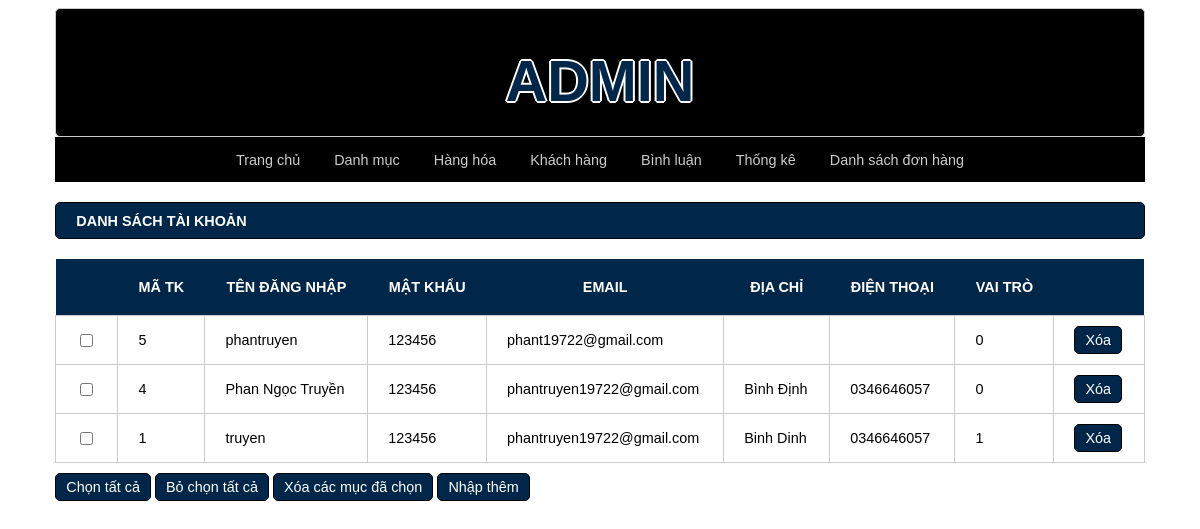
The app's page /admin/index.php?act=dskh with its own data.
### tables this page shows
CREATE TABLE `taikhoan` (
  `id` int(10) NOT NULL,
  `user` varchar(50) NOT NULL,
  `pass` varchar(50) NOT NULL,
  `email` varchar(255) NOT NULL,
  `address` varchar(255) DEFAULT NULL,
  `tel` varchar(20) DEFAULT NULL,
  `role` tinyint(4) NOT NULL DEFAULT 0
);

### model/pdo.php (called while the page is built, shortened)
<?php
function pdo_get_connection(){
    $dburl = "mysql:host=localhost;dbname=duanmau2021;charset=utf8";
    $username = 'root';
    $password = '';
    $conn = new PDO($dburl, $username, $password);
    $conn->setAttribute(PDO::ATTR_ERRMODE, PDO::ERRMODE_EXCEPTION);
    return $conn;
}
function pdo_query($sql){
    $sql_args = array_slice(func_get_args(), 1);
    try{
        $conn = pdo_get_connection();
        $stmt = $conn->prepare($sql);
        $stmt->execute($sql_args);
        $rows = $stmt->fetchAll();
        return $rows;
    }
    catch(PDOException $e){
        throw $e;
    }
    finally{
        unset($conn);
    }
}

### model/taikhoan.php (called while the page is built, shortened)
<?php
function loadall_taikhoan(){
    $sql="select * from taikhoan order by id desc";
    $listtaikhoan=pdo_query($sql);
    return $listtaikhoan;
}
?>

### admin/taikhoan/list.php (the view, shortened to what this page needs)
<div class="row">
            <div class="row frmtitle">
                <H1>DANH SÁCH TÀI KHOẢN</H1>
            </div>
            <div class="row frmcontent">
                <div class="row mb10 frmdsloai" >
                    <table>
                        <tr>
                            <th></th>
                            <th>MÃ TK</th>
                            <th>TÊN ĐĂNG NHẬP</th>
                            <th>MẬT KHẨU</th>
                            <th>EMAIL</th>
                            <th>ĐỊA CHỈ</th>
                            <th>ĐIỆN THOẠI</th>
                            <th>VAI TRÒ</th>
                            <th></th>
                        </tr>
                        <?php
                            foreach ($listtaikhoan as $taikhoan) {
                                extract($taikhoan);
                                $xoatk="index.php?act=xoatk&id=".$id;
                                echo '<tr>
                                        <td><input type="checkbox" name="" id=""></td>
                                        <td>'.$id.'</td>
                                        <td>'.$user.'</td>
                                        <td>'.$pass.'</td>
                                        <td>'.$email.'</td>
                                        <td>'.$address.'</td>
                                        <td>'.$tel.'</td>
                                        <td>'.$role.'</td>
                                        <td><a href="'.$xoatk.'"><input type="button" value="Xóa"></a></td>
                                    </tr>';
                            }
                        ?>
                    </table>
                </div>
                <div class="row mb10">
                    <input type="button" value="Chọn tất cả">
                    <input type="button" value="Bỏ chọn tất cả">
                    <input type="button" value="Xóa các mục đã chọn">
                    <a href="index.php?act=adddm"><input type="button" value="Nhập thêm"></a>
                </div>
            </div>
        </div>

### view/css/style.css (style rules this page uses)
* { box-sizing: border-box; font-family: sans-serif; font-size: 1.2vw; text-decoration: none; list-style: none; }
.row { float: left; width: 100%; }
.mb10 { margin-bottom: 10px; }
.formtaikhoan input[type="submit"], .frmcontent input[type="submit"], .formtaikhoan input[type="reset"], .frmcontent input[type="reset"], .frmcontent input[type="button"] { border-radius: 5px; padding: 5px 10px; background-color: #00274a; border: 1px black solid; color: white; }
.frmtitle { border-left: 1px black solid; border-right: 1px black solid; border-bottom: 1px black solid; background-color: #00274a; border: 1px black solid; color: white; border-radius: 5px; padding: 0px 20px; }
.frmcontent { padding: 20px 0px; }
.frmdsloai table { width: 100%; border-collapse: collapse; }
.frmdsloai table th { padding: 20px; background-color: #00274a; color: white; }
.frmdsloai table td { padding: 10px 20px; border: 1px #CCC solid; }

### records on screen
taikhoan: id "5", user "phantruyen", pass "123456", email "phant19722@gmail.com", role "0"
taikhoan: id "4", user "Phan Ngọc Truyền", pass "123456", email "phantruyen19722@gmail.com", address "Bình Định", tel "0346646057", role "0"
taikhoan: id "1", user "truyen", pass "123456", email "phantruyen19722@gmail.com", address "Binh Dinh", tel "0346646057", role "1"
